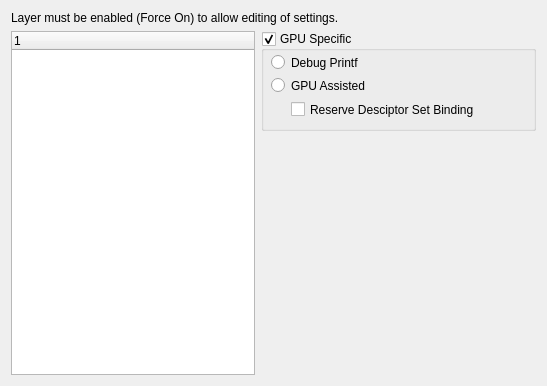
<?xml version="1.0" encoding="UTF-8"?>
<ui version="4.0">
 <class>KhronosSettingsAdvanced</class>
 <widget class="QWidget" name="KhronosSettingsAdvanced">
  <property name="geometry">
   <rect>
    <x>0</x>
    <y>0</y>
    <width>547</width>
    <height>386</height>
   </rect>
  </property>
  <property name="windowTitle">
   <string>Form</string>
  </property>
  <layout class="QGridLayout" name="gridLayout" columnstretch="1,0">
   <item row="2" column="1">
    <spacer name="verticalSpacer">
     <property name="orientation">
      <enum>Qt::Vertical</enum>
     </property>
     <property name="sizeHint" stdset="0">
      <size>
       <width>20</width>
       <height>40</height>
      </size>
     </property>
    </spacer>
   </item>
   <item row="1" column="0" rowspan="2">
    <widget class="QTreeWidget" name="treeWidget">
     <column>
      <property name="text">
       <string notr="true">1</string>
      </property>
     </column>
    </widget>
   </item>
   <item row="1" column="1">
    <widget class="QGroupBox" name="groupBoxGPU">
     <property name="sizePolicy">
      <sizepolicy hsizetype="Preferred" vsizetype="Preferred">
       <horstretch>1</horstretch>
       <verstretch>0</verstretch>
      </sizepolicy>
     </property>
     <property name="minimumSize">
      <size>
       <width>275</width>
       <height>100</height>
      </size>
     </property>
     <property name="maximumSize">
      <size>
       <width>300</width>
       <height>100</height>
      </size>
     </property>
     <property name="title">
      <string>GPU Specific</string>
     </property>
     <property name="checkable">
      <bool>true</bool>
     </property>
     <widget class="QRadioButton" name="radioButtonDebug">
      <property name="geometry">
       <rect>
        <x>10</x>
        <y>23</y>
        <width>231</width>
        <height>17</height>
       </rect>
      </property>
      <property name="text">
       <string>Debug Printf</string>
      </property>
     </widget>
     <widget class="QRadioButton" name="radioButtonGPU">
      <property name="geometry">
       <rect>
        <x>10</x>
        <y>46</y>
        <width>231</width>
        <height>17</height>
       </rect>
      </property>
      <property name="text">
       <string>GPU Assisted</string>
      </property>
     </widget>
     <widget class="QCheckBox" name="checkReserve">
      <property name="geometry">
       <rect>
        <x>30</x>
        <y>70</y>
        <width>241</width>
        <height>17</height>
       </rect>
      </property>
      <property name="text">
       <string>Reserve Desciptor Set Binding</string>
      </property>
     </widget>
    </widget>
   </item>
   <item row="0" column="0" colspan="2">
    <widget class="QLabel" name="labelHideMessage">
     <property name="text">
      <string>Layer must be enabled (Force On) to allow editing of settings.</string>
     </property>
    </widget>
   </item>
  </layout>
 </widget>
 <resources/>
 <connections/>
</ui>
